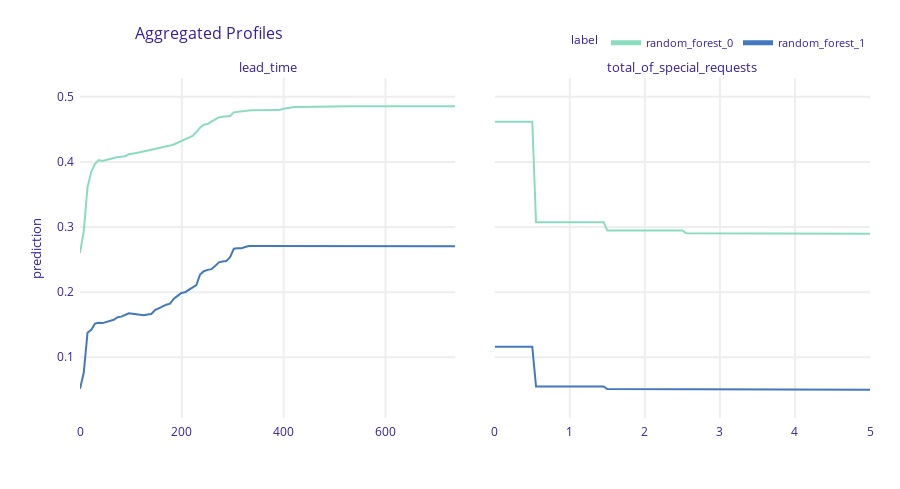

The notebook cell saved with this chart:
### Code cell
forest_mprofile = exp_forest.model_profile(variables = ["lead_time", "total_of_special_requests"],
                                           groups = "babies",
                                           type = "partial")
forest_mprofile.plot()

### Figure 1 — Plotly figure (JSON) as saved in the notebook; plotly's stock layout.template omitted (floating-point values rounded to 4 significant figures; data arrays with more than 128 entries replaced by an {"elided": "..."} marker saying what was removed)
{"data": [{"customdata": {"elided": "101x3 mixed values"}, "hovertemplate": "<b>%{hovertext}</b><br><br>prediction=%{y:.3f}<br>mean_prediction=%{customdata[0]:.3f}<extra></extra>", "hovertext": ["random_forest_0", "random_forest_0", "random_forest_0", "random_forest_0", "random_forest_0", "random_forest_0", "random_forest_0", "random_forest_0", "random_forest_0", "random_forest_0", "random_forest_0", "random_forest_0", "random_forest_0", "random_forest_0", "random_forest_0", "random_forest_0", "random_forest_0", "random_forest_0", "random_forest_0", "random_forest_0", "random_forest_0", "random_forest_0", "random_forest_0", "random_forest_0", "random_forest_0", "random_forest_0", "random_forest_0", "random_forest_0", "random_forest_0", "random_forest_0", "random_forest_0", "random_forest_0", "random_forest_0", "random_forest_0", "random_forest_0", "random_forest_0", "random_forest_0", "random_forest_0", "random_forest_0", "random_forest_0", "random_forest_0", "random_forest_0", "random_forest_0", "random_forest_0", "random_forest_0", "random_forest_0", "random_forest_0", "random_forest_0", "random_forest_0", "random_forest_0", "random_forest_0", "random_forest_0", "random_forest_0", "random_forest_0", "random_forest_0", "random_forest_0", "random_forest_0", "random_forest_0", "random_forest_0", "random_forest_0", "random_forest_0", "random_forest_0", "random_forest_0", "random_forest_0", "random_forest_0", "random_forest_0", "random_forest_0", "random_forest_0", "random_forest_0", "random_forest_0", "random_forest_0", "random_forest_0", "random_forest_0", "random_forest_0", "random_forest_0", "random_forest_0", "random_forest_0", "random_forest_0", "random_forest_0", "random_forest_0", "random_forest_0", "random_forest_0", "random_forest_0", "random_forest_0", "random_forest_0", "random_forest_0", "random_forest_0", "random_forest_0", "random_forest_0", "random_forest_0", "random_forest_0", "random_forest_0", "random_forest_0", "random_forest_0", "random_forest_0", "random_forest_0", "random_forest_0", "random_forest_0", "random_forest_0", "random_forest_0", "random_forest_0"], "legendgroup": "random_forest_0", "line": {"color": "#8bdcbe", "dash": "solid", "width": 2}, "marker": {"symbol": "circle"}, "mode": "lines", "name": "random_forest_0", "opacity": 1, "orientation": "v", "showlegend": true, "type": "scatter", "x": [0, 7.37, 14.74, 22.11, 29.48, 36.85, 44.22, 51.59, 58.96, 66.33, 73.7, 81.07, 88.44, 95.81, 103.2, 110.5, 117.9, 125.3, 132.7, 140.0, 147.4, 154.8, 162.1, 169.5, 176.9, 184.2, 191.6, 199.0, 206.4, 213.7, 221.1, 228.5, 235.8, 243.2, 250.6, 257.9, 265.3, 272.7, 280.1, 287.4, 294.8, 302.2, 309.5, 316.9, 324.3, 331.6, 339.0, 346.4, 353.8, 361.1, 368.5, 375.9, 383.2, 390.6, 398.0, 405.4, 412.7, 420.1, 427.5, 434.8, 442.2, 449.6, 456.9, 464.3, 471.7, 479.1, 486.4, 493.8, 501.2, 508.5, 515.9, 523.3, 530.6, 538.0, 545.4, 552.8, 560.1, 567.5, 574.9, 582.2, 589.6, 597.0, 604.3, 611.7, 619.1, 626.5, 633.8, 641.2, 648.6, 655.9, 663.3, 670.7, 678.0, 685.4, 692.8, 700.1, 707.5, 714.9, 722.3, 729.6, 737], "xaxis": "x", "y": [0.2603, 0.2933, 0.3611, 0.3848, 0.3972, 0.4029, 0.4015, 0.4029, 0.405, 0.4064, 0.4076, 0.4079, 0.4088, 0.4117, 0.4132, 0.4138, 0.4149, 0.4161, 0.417, 0.4177, 0.4192, 0.4206, 0.4225, 0.4236, 0.4251, 0.4269, 0.4295, 0.4325, 0.4342, 0.4368, 0.4401, 0.4459, 0.4526, 0.4572, 0.4581, 0.462, 0.4651, 0.4685, 0.4695, 0.4699, 0.4707, 0.4762, 0.4771, 0.4778, 0.478, 0.4791, 0.4793, 0.4794, 0.4793, 0.4792, 0.4786, 0.4786, 0.4792, 0.4797, 0.4814, 0.4827, 0.4841, 0.4845, 0.4845, 0.4847, 0.4848, 0.4848, 0.4848, 0.4849, 0.4854, 0.4854, 0.4854, 0.4854, 0.4854, 0.4854, 0.4854, 0.4854, 0.4854, 0.4854, 0.4854, 0.4854, 0.4854, 0.4854, 0.4854, 0.4854, 0.4854, 0.4854, 0.4854, 0.4854, 0.4854, 0.4854, 0.4854, 0.4854, 0.4854, 0.4854, 0.4854, 0.4854, 0.4854, 0.4854, 0.4854, 0.4854, 0.4854, 0.4854, 0.4854, 0.4854, 0.4854], "yaxis": "y"}, {"customdata": {"elided": "101x3 mixed values"}, "hovertemplate": "<b>%{hovertext}</b><br><br>prediction=%{y:.3f}<br>mean_prediction=%{customdata[0]:.3f}<extra></extra>", "hovertext": ["random_forest_0", "random_forest_0", "random_forest_0", "random_forest_0", "random_forest_0", "random_forest_0", "random_forest_0", "random_forest_0", "random_forest_0", "random_forest_0", "random_forest_0", "random_forest_0", "random_forest_0", "random_forest_0", "random_forest_0", "random_forest_0", "random_forest_0", "random_forest_0", "random_forest_0", "random_forest_0", "random_forest_0", "random_forest_0", "random_forest_0", "random_forest_0", "random_forest_0", "random_forest_0", "random_forest_0", "random_forest_0", "random_forest_0", "random_forest_0", "random_forest_0", "random_forest_0", "random_forest_0", "random_forest_0", "random_forest_0", "random_forest_0", "random_forest_0", "random_forest_0", "random_forest_0", "random_forest_0", "random_forest_0", "random_forest_0", "random_forest_0", "random_forest_0", "random_forest_0", "random_forest_0", "random_forest_0", "random_forest_0", "random_forest_0", "random_forest_0", "random_forest_0", "random_forest_0", "random_forest_0", "random_forest_0", "random_forest_0", "random_forest_0", "random_forest_0", "random_forest_0", "random_forest_0", "random_forest_0", "random_forest_0", "random_forest_0", "random_forest_0", "random_forest_0", "random_forest_0", "random_forest_0", "random_forest_0", "random_forest_0", "random_forest_0", "random_forest_0", "random_forest_0", "random_forest_0", "random_forest_0", "random_forest_0", "random_forest_0", "random_forest_0", "random_forest_0", "random_forest_0", "random_forest_0", "random_forest_0", "random_forest_0", "random_forest_0", "random_forest_0", "random_forest_0", "random_forest_0", "random_forest_0", "random_forest_0", "random_forest_0", "random_forest_0", "random_forest_0", "random_forest_0", "random_forest_0", "random_forest_0", "random_forest_0", "random_forest_0", "random_forest_0", "random_forest_0", "random_forest_0", "random_forest_0", "random_forest_0", "random_forest_0"], "legendgroup": "random_forest_0", "line": {"color": "#8bdcbe", "dash": "solid", "width": 2}, "marker": {"symbol": "circle"}, "mode": "lines", "name": "random_forest_0", "opacity": 1, "orientation": "v", "showlegend": false, "type": "scatter", "x": [0, 0.05, 0.1, 0.15, 0.2, 0.25, 0.3, 0.35, 0.4, 0.45, 0.5, 0.55, 0.6, 0.65, 0.7, 0.75, 0.8, 0.85, 0.9, 0.95, 1, 1.05, 1.1, 1.15, 1.2, 1.25, 1.3, 1.35, 1.4, 1.45, 1.5, 1.55, 1.6, 1.65, 1.7, 1.75, 1.8, 1.85, 1.9, 1.95, 2, 2.05, 2.1, 2.15, 2.2, 2.25, 2.3, 2.35, 2.4, 2.45, 2.5, 2.55, 2.6, 2.65, 2.7, 2.75, 2.8, 2.85, 2.9, 2.95, 3, 3.05, 3.1, 3.15, 3.2, 3.25, 3.3, 3.35, 3.4, 3.45, 3.5, 3.55, 3.6, 3.65, 3.7, 3.75, 3.8, 3.85, 3.9, 3.95, 4, 4.05, 4.1, 4.15, 4.2, 4.25, 4.3, 4.35, 4.4, 4.45, 4.5, 4.55, 4.6, 4.65, 4.7, 4.75, 4.8, 4.85, 4.9, 4.95, 5], "xaxis": "x2", "y": [0.4618, 0.4618, 0.4618, 0.4618, 0.4618, 0.4618, 0.4618, 0.4618, 0.4618, 0.4618, 0.4618, 0.3075, 0.3075, 0.3075, 0.3075, 0.3075, 0.3075, 0.3075, 0.3075, 0.3075, 0.3075, 0.3075, 0.3075, 0.3075, 0.3075, 0.3075, 0.3075, 0.3075, 0.3075, 0.3075, 0.2947, 0.2947, 0.2947, 0.2947, 0.2947, 0.2947, 0.2947, 0.2947, 0.2947, 0.2947, 0.2947, 0.2947, 0.2947, 0.2947, 0.2947, 0.2947, 0.2947, 0.2947, 0.2947, 0.2947, 0.2947, 0.2903, 0.2903, 0.2903, 0.2903, 0.2903, 0.2903, 0.2903, 0.2903, 0.2903, 0.2903, 0.2903, 0.2903, 0.2903, 0.2903, 0.2903, 0.2903, 0.2903, 0.2903, 0.2903, 0.2903, 0.2896, 0.2896, 0.2896, 0.2896, 0.2896, 0.2896, 0.2896, 0.2896, 0.2896, 0.2896, 0.2896, 0.2896, 0.2896, 0.2896, 0.2896, 0.2896, 0.2896, 0.2896, 0.2896, 0.2896, 0.2896, 0.2896, 0.2896, 0.2896, 0.2896, 0.2896, 0.2896, 0.2896, 0.2896, 0.2896], "yaxis": "y2"}, {"customdata": {"elided": "101x3 mixed values"}, "hovertemplate": "<b>%{hovertext}</b><br><br>prediction=%{y:.3f}<br>mean_prediction=%{customdata[0]:.3f}<extra></extra>", "hovertext": ["random_forest_1", "random_forest_1", "random_forest_1", "random_forest_1", "random_forest_1", "random_forest_1", "random_forest_1", "random_forest_1", "random_forest_1", "random_forest_1", "random_forest_1", "random_forest_1", "random_forest_1", "random_forest_1", "random_forest_1", "random_forest_1", "random_forest_1", "random_forest_1", "random_forest_1", "random_forest_1", "random_forest_1", "random_forest_1", "random_forest_1", "random_forest_1", "random_forest_1", "random_forest_1", "random_forest_1", "random_forest_1", "random_forest_1", "random_forest_1", "random_forest_1", "random_forest_1", "random_forest_1", "random_forest_1", "random_forest_1", "random_forest_1", "random_forest_1", "random_forest_1", "random_forest_1", "random_forest_1", "random_forest_1", "random_forest_1", "random_forest_1", "random_forest_1", "random_forest_1", "random_forest_1", "random_forest_1", "random_forest_1", "random_forest_1", "random_forest_1", "random_forest_1", "random_forest_1", "random_forest_1", "random_forest_1", "random_forest_1", "random_forest_1", "random_forest_1", "random_forest_1", "random_forest_1", "random_forest_1", "random_forest_1", "random_forest_1", "random_forest_1", "random_forest_1", "random_forest_1", "random_forest_1", "random_forest_1", "random_forest_1", "random_forest_1", "random_forest_1", "random_forest_1", "random_forest_1", "random_forest_1", "random_forest_1", "random_forest_1", "random_forest_1", "random_forest_1", "random_forest_1", "random_forest_1", "random_forest_1", "random_forest_1", "random_forest_1", "random_forest_1", "random_forest_1", "random_forest_1", "random_forest_1", "random_forest_1", "random_forest_1", "random_forest_1", "random_forest_1", "random_forest_1", "random_forest_1", "random_forest_1", "random_forest_1", "random_forest_1", "random_forest_1", "random_forest_1", "random_forest_1", "random_forest_1", "random_forest_1", "random_forest_1"], "legendgroup": "random_forest_1", "line": {"color": "#4378bf", "dash": "solid", "width": 2}, "marker": {"symbol": "circle"}, "mode": "lines", "name": "random_forest_1", "opacity": 1, "orientation": "v", "showlegend": true, "type": "scatter", "x": [0, 7.37, 14.74, 22.11, 29.48, 36.85, 44.22, 51.59, 58.96, 66.33, 73.7, 81.07, 88.44, 95.81, 103.2, 110.5, 117.9, 125.3, 132.7, 140.0, 147.4, 154.8, 162.1, 169.5, 176.9, 184.2, 191.6, 199.0, 206.4, 213.7, 221.1, 228.5, 235.8, 243.2, 250.6, 257.9, 265.3, 272.7, 280.1, 287.4, 294.8, 302.2, 309.5, 316.9, 324.3, 331.6, 339.0, 346.4, 353.8, 361.1, 368.5, 375.9, 383.2, 390.6, 398.0, 405.4, 412.7, 420.1, 427.5, 434.8, 442.2, 449.6, 456.9, 464.3, 471.7, 479.1, 486.4, 493.8, 501.2, 508.5, 515.9, 523.3, 530.6, 538.0, 545.4, 552.8, 560.1, 567.5, 574.9, 582.2, 589.6, 597.0, 604.3, 611.7, 619.1, 626.5, 633.8, 641.2, 648.6, 655.9, 663.3, 670.7, 678.0, 685.4, 692.8, 700.1, 707.5, 714.9, 722.3, 729.6, 737], "xaxis": "x", "y": [0.05148, 0.07613, 0.1377, 0.1422, 0.1518, 0.1532, 0.1525, 0.1541, 0.1555, 0.1576, 0.1616, 0.1624, 0.1649, 0.1676, 0.1669, 0.166, 0.1657, 0.1645, 0.1656, 0.1665, 0.1725, 0.1757, 0.1787, 0.1808, 0.1823, 0.1901, 0.1944, 0.1988, 0.1999, 0.2036, 0.2082, 0.211, 0.2272, 0.2322, 0.2342, 0.2353, 0.24, 0.2458, 0.2471, 0.2477, 0.2539, 0.2668, 0.2673, 0.2673, 0.2693, 0.2708, 0.2708, 0.2708, 0.2708, 0.2708, 0.2703, 0.2703, 0.2703, 0.2703, 0.2703, 0.2701, 0.2701, 0.2701, 0.2701, 0.2701, 0.2707, 0.2707, 0.2707, 0.2707, 0.2707, 0.2707, 0.2707, 0.2707, 0.2707, 0.2707, 0.2707, 0.2707, 0.2707, 0.2707, 0.2707, 0.2707, 0.2707, 0.2707, 0.2707, 0.2707, 0.2707, 0.2707, 0.2707, 0.2707, 0.2707, 0.2707, 0.2707, 0.2707, 0.2707, 0.2707, 0.2707, 0.2707, 0.2707, 0.2707, 0.2707, 0.2707, 0.2707, 0.2707, 0.2707, 0.2707, 0.2707], "yaxis": "y"}, {"customdata": {"elided": "101x3 mixed values"}, "hovertemplate": "<b>%{hovertext}</b><br><br>prediction=%{y:.3f}<br>mean_prediction=%{customdata[0]:.3f}<extra></extra>", "hovertext": ["random_forest_1", "random_forest_1", "random_forest_1", "random_forest_1", "random_forest_1", "random_forest_1", "random_forest_1", "random_forest_1", "random_forest_1", "random_forest_1", "random_forest_1", "random_forest_1", "random_forest_1", "random_forest_1", "random_forest_1", "random_forest_1", "random_forest_1", "random_forest_1", "random_forest_1", "random_forest_1", "random_forest_1", "random_forest_1", "random_forest_1", "random_forest_1", "random_forest_1", "random_forest_1", "random_forest_1", "random_forest_1", "random_forest_1", "random_forest_1", "random_forest_1", "random_forest_1", "random_forest_1", "random_forest_1", "random_forest_1", "random_forest_1", "random_forest_1", "random_forest_1", "random_forest_1", "random_forest_1", "random_forest_1", "random_forest_1", "random_forest_1", "random_forest_1", "random_forest_1", "random_forest_1", "random_forest_1", "random_forest_1", "random_forest_1", "random_forest_1", "random_forest_1", "random_forest_1", "random_forest_1", "random_forest_1", "random_forest_1", "random_forest_1", "random_forest_1", "random_forest_1", "random_forest_1", "random_forest_1", "random_forest_1", "random_forest_1", "random_forest_1", "random_forest_1", "random_forest_1", "random_forest_1", "random_forest_1", "random_forest_1", "random_forest_1", "random_forest_1", "random_forest_1", "random_forest_1", "random_forest_1", "random_forest_1", "random_forest_1", "random_forest_1", "random_forest_1", "random_forest_1", "random_forest_1", "random_forest_1", "random_forest_1", "random_forest_1", "random_forest_1", "random_forest_1", "random_forest_1", "random_forest_1", "random_forest_1", "random_forest_1", "random_forest_1", "random_forest_1", "random_forest_1", "random_forest_1", "random_forest_1", "random_forest_1", "random_forest_1", "random_forest_1", "random_forest_1", "random_forest_1", "random_forest_1", "random_forest_1", "random_forest_1"], "legendgroup": "random_forest_1", "line": {"color": "#4378bf", "dash": "solid", "width": 2}, "marker": {"symbol": "circle"}, "mode": "lines", "name": "random_forest_1", "opacity": 1, "orientation": "v", "showlegend": false, "type": "scatter", "x": [0, 0.05, 0.1, 0.15, 0.2, 0.25, 0.3, 0.35, 0.4, 0.45, 0.5, 0.55, 0.6, 0.65, 0.7, 0.75, 0.8, 0.85, 0.9, 0.95, 1, 1.05, 1.1, 1.15, 1.2, 1.25, 1.3, 1.35, 1.4, 1.45, 1.5, 1.55, 1.6, 1.65, 1.7, 1.75, 1.8, 1.85, 1.9, 1.95, 2, 2.05, 2.1, 2.15, 2.2, 2.25, 2.3, 2.35, 2.4, 2.45, 2.5, 2.55, 2.6, 2.65, 2.7, 2.75, 2.8, 2.85, 2.9, 2.95, 3, 3.05, 3.1, 3.15, 3.2, 3.25, 3.3, 3.35, 3.4, 3.45, 3.5, 3.55, 3.6, 3.65, 3.7, 3.75, 3.8, 3.85, 3.9, 3.95, 4, 4.05, 4.1, 4.15, 4.2, 4.25, 4.3, 4.35, 4.4, 4.45, 4.5, 4.55, 4.6, 4.65, 4.7, 4.75, 4.8, 4.85, 4.9, 4.95, 5], "xaxis": "x2", "y": [0.1163, 0.1163, 0.1163, 0.1163, 0.1163, 0.1163, 0.1163, 0.1163, 0.1163, 0.1163, 0.1163, 0.0552, 0.0552, 0.0552, 0.0552, 0.0552, 0.0552, 0.0552, 0.0552, 0.0552, 0.0552, 0.0552, 0.0552, 0.0552, 0.0552, 0.0552, 0.0552, 0.0552, 0.0552, 0.0552, 0.05108, 0.05108, 0.05108, 0.05108, 0.05108, 0.05108, 0.05108, 0.05108, 0.05108, 0.05108, 0.05108, 0.05108, 0.05108, 0.05108, 0.05108, 0.05108, 0.05108, 0.05108, 0.05108, 0.05108, 0.05108, 0.05109, 0.05109, 0.05109, 0.05109, 0.05109, 0.05109, 0.05109, 0.05109, 0.05109, 0.05109, 0.05109, 0.05109, 0.05109, 0.05109, 0.05109, 0.05109, 0.05109, 0.05109, 0.05109, 0.05109, 0.05024, 0.05024, 0.05024, 0.05024, 0.05024, 0.05024, 0.05024, 0.05024, 0.05024, 0.05024, 0.05024, 0.05024, 0.05024, 0.05024, 0.05024, 0.05024, 0.05024, 0.05024, 0.05024, 0.05024, 0.05024, 0.05024, 0.05024, 0.05024, 0.05024, 0.05024, 0.05024, 0.05024, 0.05024, 0.05024], "yaxis": "y2"}], "layout": {"annotations": [{"font": {"size": 13}, "showarrow": false, "text": "lead_time", "x": 0.2375, "xanchor": "center", "xref": "paper", "y": 1, "yanchor": "bottom", "yref": "paper"}, {"font": {"size": 13}, "showarrow": false, "text": "total_of_special_requests", "x": 0.7625, "xanchor": "center", "xref": "paper", "y": 1, "yanchor": "bottom", "yref": "paper"}, {"font": {"size": 13}, "showarrow": false, "text": "prediction", "textangle": -90, "x": -0.07, "xref": "paper", "y": 0.5, "yref": "paper"}], "font": {"color": "#371ea3"}, "height": 489, "hovermode": "x unified", "legend": {"font": {"size": 11}, "itemsizing": "constant", "orientation": "h", "title": {"font": {"size": 12}, "text": "label"}, "tracegroupgap": 0, "x": 1, "xanchor": "right", "y": 1.061, "yanchor": "bottom"}, "margin": {"b": 71, "r": 30, "t": 78}, "title": {"font": {"size": 16}, "text": "Aggregated Profiles", "x": 0.15}, "xaxis": {"anchor": "y", "automargin": true, "domain": [0, 0.475], "fixedrange": true, "gridwidth": 2, "showticklabels": true, "tickcolor": "white", "ticklen": 3, "ticks": "outside", "title": {"text": ""}, "type": "linear", "zeroline": false}, "xaxis2": {"anchor": "y2", "automargin": true, "domain": [0.525, 1], "fixedrange": true, "gridwidth": 2, "showticklabels": true, "tickcolor": "white", "ticklen": 3, "ticks": "outside", "title": {"text": ""}, "type": "linear", "zeroline": false}, "yaxis": {"anchor": "x", "automargin": true, "domain": [0, 1], "fixedrange": true, "gridwidth": 2, "range": [0.006723, 0.529], "tickcolor": "white", "ticklen": 3, "ticks": "outside", "title": {"text": ""}, "type": "linear", "zeroline": false}, "yaxis2": {"anchor": "x2", "automargin": true, "domain": [0, 1], "fixedrange": true, "gridwidth": 2, "matches": "y", "range": [0.006723, 0.529], "showticklabels": false, "tickcolor": "white", "ticklen": 3, "ticks": "outside", "title": {"text": ""}, "type": "linear", "zeroline": false}}}
